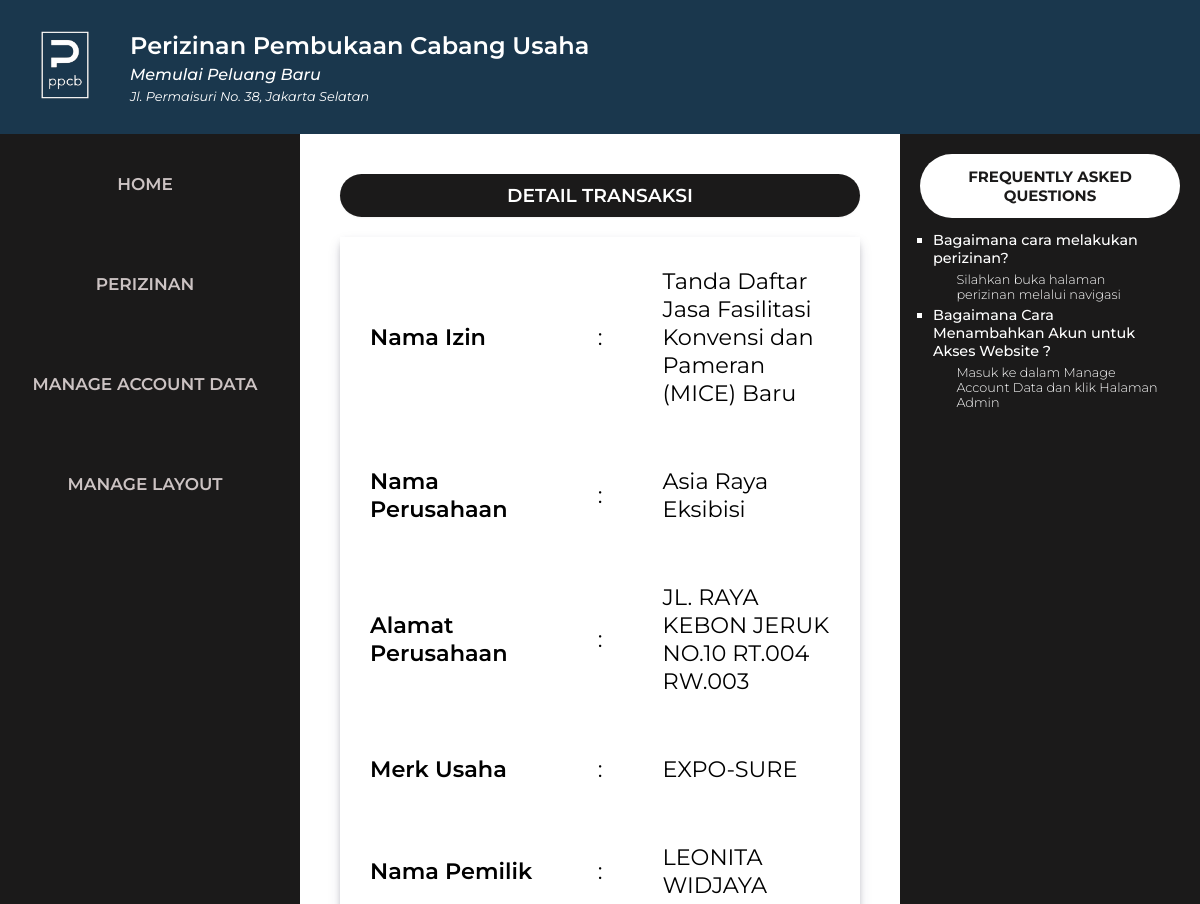
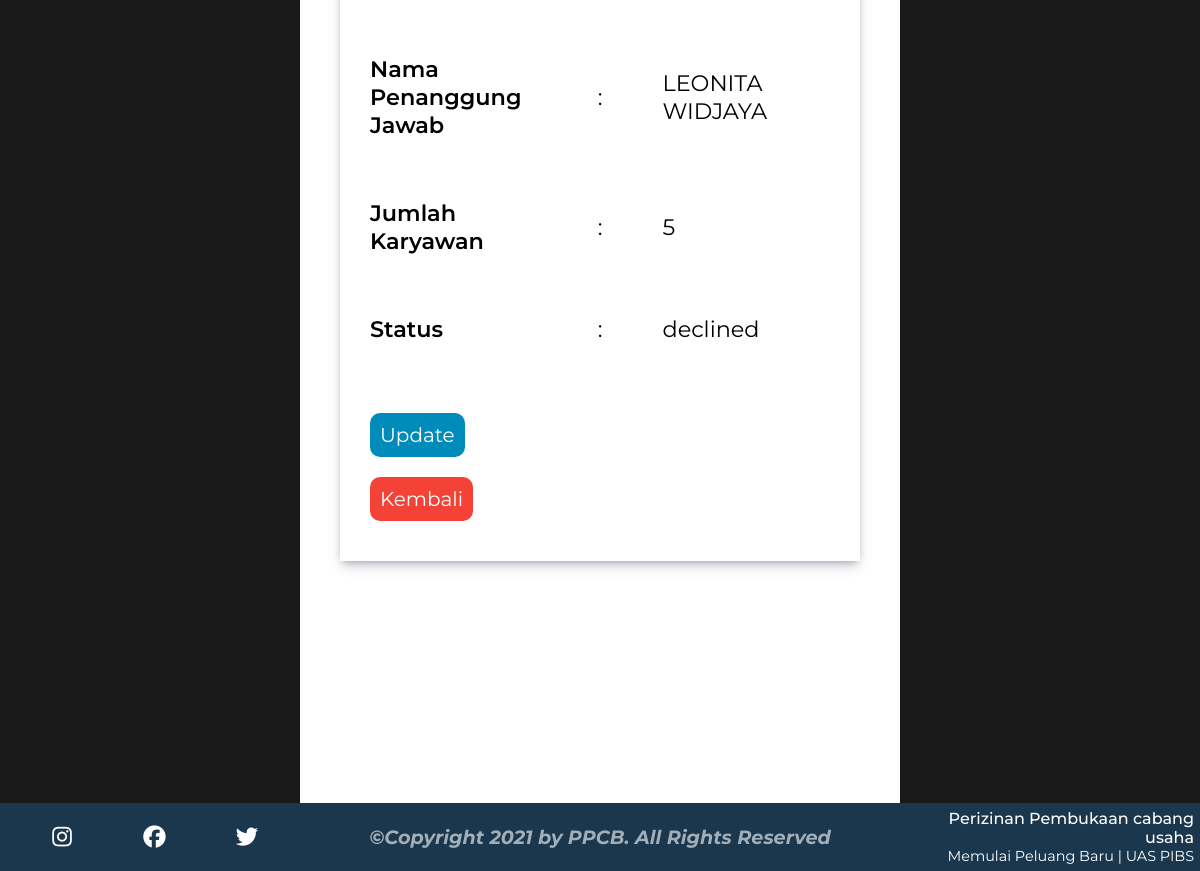
The page /public/transaksi/detail/trn001 (signed in) on the database its author committed (2 pictures, top to bottom).
### tables this page shows
CREATE TABLE `header` (
  `id_header` varchar(20) NOT NULL DEFAULT '',
  `logo` varchar(255) DEFAULT NULL,
  `nama_web` varchar(255) DEFAULT NULL,
  `sub_text` varchar(255) DEFAULT NULL,
  `alamat` varchar(255) DEFAULT NULL
);

CREATE TABLE `navigasi` (
  `id_nav` varchar(11) NOT NULL DEFAULT '',
  `nav_main` varchar(255) DEFAULT NULL,
  `nav_link` varchar(255) DEFAULT NULL
);

CREATE TABLE `transaksi` (
  `id_transaksi` varchar(20) NOT NULL DEFAULT '',
  `nama_izin` varchar(255) DEFAULT NULL,
  `alamat_perusahaan` varchar(255) DEFAULT NULL,
  `merk_usaha` varchar(255) DEFAULT NULL,
  `nama_pemilik` varchar(255) DEFAULT NULL,
  `nama_penanggung_jawab` varchar(255) DEFAULT NULL,
  `jumlah_karyawan` int(5) DEFAULT NULL,
  `id_status` varchar(255) DEFAULT NULL,
  `id_perusahaan` varchar(255) DEFAULT NULL
);

CREATE TABLE `perusahaan` (
  `id_perusahaan` varchar(20) NOT NULL DEFAULT '',
  `nama_perusahaan` varchar(255) DEFAULT NULL
);

CREATE TABLE `status` (
  `id_status` varchar(20) NOT NULL DEFAULT '',
  `approval` varchar(255) DEFAULT NULL
);

CREATE TABLE `aside` (
  `id_aside` varchar(20) NOT NULL DEFAULT '',
  `aside_faq` varchar(255) DEFAULT NULL,
  `faq_answer` varchar(255) DEFAULT NULL
);

CREATE TABLE `footer` (
  `id_footer` varchar(20) NOT NULL DEFAULT '',
  `copyright` varchar(255) DEFAULT NULL,
  `facebook` varchar(255) DEFAULT NULL,
  `instagram` varchar(255) DEFAULT NULL,
  `twitter` varchar(255) DEFAULT NULL,
  `nama_web` varchar(255) DEFAULT NULL,
  `slogan` varchar(255) DEFAULT NULL,
  `keterangan` varchar(255) DEFAULT NULL
);

### app/core/Controller.php (called while the page is built, shortened)
<?php
class Controller
{
    public function view($view, $data = [])
    {
        require_once '../app/views/' . $view . '.php';
    }
    public function model($model)
    {
        return new $model;
    }
}

### app/controllers/Transaksi.php (called while the page is built, shortened)
<?php
class Transaksi extends Controller
{
    public function detail($id_transaksi)
    {
        $data['judul'] = 'Detail Transaksi';
        $data['head'] = $this->model('Header_model')->getHeader();
        $data['footer'] = $this->model('Footer_model')->getFooter();
        $data['trns'] = $this->model('Transaksi_model')->getTransaksiById($id_transaksi);
        $data['aside'] = $this->model('Aside_model')->getAside();
        $data['nav'] = $this->model('Navigasi_model')->getNavigasi();
        $data['child'] = $this->model('Navigasi_model')->getChild();
        $this->view('templates/header', $data);
        $this->view('templates/nav', $data);
        $this->view('transaksi/detail', $data);
        $this->view('templates/aside', $data);
        $this->view('templates/footer', $data);
    }
}

### app/core/App.php (called while the page is built, shortened)
<?php
class App
{
    protected $method = 'index';
    protected $params = [];
    public function __construct()
    {
        $url = $this->parseURL();
        if (file_exists('../app/controllers/' . $url[0] . '.php')) {
            unset($url[0]);
        }
        $this->controller = new $this->controller;
        if (isset($url[1])) {
            if (method_exists($this->controller, $url[1])) {
                $this->method = $url[1];
                unset($url[1]);
            }
        }
        if (!empty($url)) {
            $this->params = array_values($url);
        }
        call_user_func_array([$this->controller, $this->method], $this->params);
    }
    public function parseURL()
    {
        if (isset($_GET['url'])) {
            $url = rtrim($_GET['url'], '/');
            $url = filter_var($url, FILTER_SANITIZE_URL);
            $url = explode('/', $url);
            return $url;
        }
    }
}

### public/index.php (called while the page is built, shortened)
<?php
$app = new App;

### app/core/Database.php (called while the page is built, shortened)
<?php
class Database
{
    private $host = DB_HOST;
    private $user = DB_USER;
    private $pass = DB_PASS;
    private $db_name = DB_NAME;
    private $dbh;
    private $stmt;
    public function __construct()
    {
        $dsn = 'mysql:host=' . $this->host . ';dbname=' . $this->db_name;;
        $option = [
            PDO::ATTR_PERSISTENT => true,
            PDO::ATTR_ERRMODE => PDO::ERRMODE_EXCEPTION
        ];
        try {
            $this->dbh = new PDO($dsn, $this->user, $this->pass, $option);
        } catch (PDOException $e) {
            die($e->getMessage());
        }
    }
    public function query($query)
    {
        $this->stmt = $this->dbh->prepare($query);
    }
    public function bind($param, $value, $type = null)
    {
        if (is_null($type)) {
            switch (true) {
                default:
                    $type = PDO::PARAM_STR;
            }
        }
        $this->stmt->bindValue($param, $value, $type);
    }
    public function execute()
    {
        $this->stmt->execute();
    }
    public function resultSet()
    {
        $this->execute();
        return $this->stmt->fetchAll(PDO::FETCH_ASSOC);
    }
    public function single()
    {
        $this->execute();
        return $this->stmt->fetch(PDO::FETCH_ASSOC);
    }
}

### app/models/Header_model.php (called while the page is built, shortened)
<?php
class Header_model
{
    private $db;
    public function __construct()
    {
        $this->db = new Database;
    }
    public function getHeader()
    {
        $this->db->query('SELECT * FROM header');
        return $this->db->single();
    }
}

### app/models/Navigasi_model.php (called while the page is built, shortened)
<?php
class Navigasi_model
{
    private $db;
    public function __construct()
    {
        $this->db = new Database;
    }
    public function getNavigasi()
    {
        $this->db->query('SELECT * FROM navigasi');
        return $this->db->resultSet();
    }
    public function getChild()
    {
        $this->db->query('SELECT * FROM navchild');
        return $this->db->resultSet();
    }
}

### app/models/Transaksi_model.php (called while the page is built, shortened)
<?php
class Transaksi_model
{
    private $db;
    public function __construct()
    {
        $this->db = new Database;
    }
    public function getTransaksiById($id_transaksi)
    {
        $this->db->query('select transaksi.*, perusahaan.nama_perusahaan, status.* FROM transaksi INNER JOIN perusahaan on transaksi.id_perusahaan=perusahaan.id_perusahaan INNER JOIN status ON transaksi.id_status=status.id_status where id_transaksi=:id_transaksi');
        $this->db->bind('id_transaksi', $id_transaksi);
        return $this->db->single();
    }
}

### app/models/Aside_model.php (called while the page is built, shortened)
<?php
class Aside_model
{
    private $db;
    public function __construct()
    {
        $this->db = new Database;
    }
    public function getAside()
    {
        $this->db->query('SELECT * FROM aside');
        return $this->db->resultSet();
    }
}

### app/models/Footer_model.php (called while the page is built, shortened)
<?php
class Footer_model
{
    private $db;
    public function __construct()
    {
        $this->db = new Database;
    }
    public function getFooter()
    {
        $this->db->query('SELECT * FROM footer');
        return $this->db->single();
    }
}

### app/views/transaksi/detail.php (the view)
<article>
    <h3 class="headingform"><?= $data['judul'] ?></h3>
    <table class="formdetail">
        <tr>
            <td class="placehold">Nama Izin</td>
            <td>:</td>
            <td><?= $data['trns']['nama_izin']; ?></td>
        <tr>
        <tr>
            <td class="placehold">Nama Perusahaan</td>
            <td>:</td>
            <td><?= $data['trns']['nama_perusahaan']; ?></td>
        </tr>
        <tr>
            <td class="placehold">Alamat Perusahaan</td>
            <td>:</td>
            <td><?= $data['trns']['alamat_perusahaan']; ?></td>
        </tr>
        <tr>
            <td class="placehold">Merk Usaha</td>
            <td>:</td>
            <td><?= $data['trns']['merk_usaha']; ?></td>
        </tr>
        <tr>
            <td class="placehold">Nama Pemilik</td>
            <td>:</td>
            <td><?= $data['trns']['nama_pemilik']; ?></td>
        </tr>
        <tr>
            <td class="placehold">Nama Penanggung Jawab</td>
            <td>:</td>
            <td><?= $data['trns']['nama_penanggung_jawab']; ?></td>
        </tr>
        <tr>
            <td class="placehold">Jumlah Karyawan</td>
            <td>:</td>
            <td><?= $data['trns']['jumlah_karyawan']; ?></td>
        </tr>
        <tr>
            <td class="placehold">Status</td>
            <td>:</td>
            <td><?= $data['trns']['approval']; ?></td>
        </tr>
        <tr>
            <td colspan="3">
                <a href="<?= BASEURL; ?>/transaksi/ubah/<?= $data['trns']['id_transaksi']; ?>"><button class="button_update">Update</button></a>
                <a href="<?= BASEURL; ?>/transaksi/index/"><button class="button_kembali">Kembali</button></a>
            </td>
        </tr>
    </table>
</article>

### app/views/templates/header.php (shortened to what this page needs)
<!DOCTYPE html>
<html lang="en">
<head>
    <link rel="stylesheet" href="<?= BASEURL; ?>/css/d_style.css">
</head>
<body>
    <header>
        <div class="sisikiri">
            <span class="containimg">
                <img id="logowebsite" src="<?= BASEURL; ?>/img/<?= $data['head']['logo']; ?>.png" />
            </span>
            <span class="containheadinfo">
                <div class="namaweb"><?= $data['head']['nama_web']; ?></div>
                <div class="slogan"><?= $data['head']['sub_text']; ?></div>
                <div class="alamat"><?= $data['head']['alamat']; ?></div>
            </span>
        </div>
    </header>

### app/views/templates/nav.php (shortened to what this page needs)
<div>
    <nav>
        <ul>
            <button class="bgnavmain"><a class="navmain" href="<?= BASEURL ?>/<?= $data['nav']['0']['nav_link'] ?>/"><?= $data['nav']['0']['nav_main'] ?></a></button>
            <button class="drpnavmain"><a class="navmain" href="<?= $data['nav']['1']['nav_link'] ?>"><?= $data['nav']['1']['nav_main'] ?></a></button>
            <button class="drpnavmain"><a class="navmain" href="<?= $data['nav']['2']['nav_link'] ?>"><?= $data['nav']['2']['nav_main'] ?></a></button>
            <li class="drpnavmain"><a class="navmain" href="<?= $data['nav']['3']['nav_link'] ?>"><?= $data['nav']['3']['nav_main'] ?></a></li>
        </ul>
    </nav>

### app/views/templates/aside.php
<aside>
    <h4>FREQUENTLY ASKED QUESTIONS</h4>
    <ul class="faq">
        <?php foreach ($data['aside'] as $aside) : ?>
            <li class="pertanyaan"> <?= $aside['aside_faq']; ?>
                <ul class="jawab">
                    <li class="jawaban"><?= $aside['faq_answer']; ?></li>
                </ul>
            </li>
        <?php endforeach ?>
    </ul>
</aside>
</div>

### app/views/templates/footer.php (shortened to what this page needs)
<footer>
    <span class="footerkiri">
        <a class="social" href="<?= $data['footer']['instagram']; ?>"> <i class="fab fa-instagram"></i></a>
        <a class="social" href="<?= $data['footer']['facebook']; ?>"><i class="fab fa-facebook"></i></a>
        <a class="social" href="<?= $data['footer']['twitter']; ?>"><i class="fab fa-twitter"></i></a></i>
    </span>
    <span class="footertengah">
        <h3>&copy;<?= $data['footer']['copyright']; ?></h3>
    </span>
    <span class="footerkanan">
        <div class="footerinfo">
            <div class="info"><?= $data['footer']['nama_web']; ?></div>
            <div class="subtext"><?= $data['footer']['slogan'] ?> | <?= $data['footer']['keterangan'] ?></div>
        </div>
    </span>
</footer>
</body>
</html>

### public/css/d_style.css (style rules this page uses)
* { box-sizing: border-box; font-family: "Montserrat", sans-serif; margin: 0px; padding: 0px; }
.formdetail { box-shadow: rgba(50, 50, 93, 0.25) 0px 6px 12px -2px, rgba(0, 0, 0, 0.3) 0px 3px 7px -3px; border-collapse: collapse; }
.formdetail tr td { padding: 30px; font-size: 1.4rem; margin-top: 10px; }
.placehold { font-weight: 600; }
header { padding: 10px; background-color: #1a374d; width: 100%; display: flex; align-items: center; height: 100%; }
.sisikiri { display: flex; align-items: center; padding: 5px; }
#logowebsite { height: 100px; width: 100px; }
.containheadinfo { height: 100%; display: inline-block; margin-left: 15px; align-items: center; font-weight: 600; color: white; }
.slogan { font-weight: 500; color: white; }
.alamat { font-weight: 400; font-size: 0.8rem; font-style: italic; color: white; }
.containimg { display: inline-block; align-items: center; }
nav { float: left; color: rgb(0, 0, 0); width: 25%; height: 100vh; background-color: #1b1a1a; overflow-y: scroll; text-transform: uppercase; }
.navmain { text-align: center; color: rgb(204, 195, 195); font-weight: 600; text-transform: uppercase; }
.bgnavmain { background-color: #1b1a1a; padding: 30px; display: block; border: none; width: 100%; text-transform: uppercase; }
.drpnavmain { background-color: #1b1a1a; padding: 30px; display: block; border: none; width: 100%; text-transform: uppercase; }
ul { list-style-type: none; padding: 0px; }
a { text-decoration: none; font-size: 17px; color: rgb(0, 0, 0); display: block; }
article { color: rgb(0, 0, 0); float: left; padding: 40px; height: 100vh; width: 50%; background-color: #ffffff; overflow-y: scroll; }
aside { color: rgb(255, 255, 255); text-align: center; float: left; padding: 20px; font-size: 15px; width: 25%; height: 100vh; background-color: #1b1a1a; overflow-y: scroll; }
aside h4 { background-color: white; padding: 5%; color: #1b1a1a; border-radius: 60px; }
.faq { padding: 5%; text-align: left; list-style-type: square; word-break: normal; }
.pertanyaan { font-weight: 500; font-size: 0.9rem; }
.jawab { list-style: none; padding: 2%; padding-left: 10%; font-weight: 300; font-size: 0.8rem; }
footer { display: flex; flex-direction: row; font-size: 1.1rem; padding: 0.5%; bottom: 0; width: 100%; background-color: #1a374d; float: left; align-items: center; }
.social { display: flex; align-items: center; padding: 0; justify-content: center; width: 100%; }
.social i { font-size: 1.4rem; color: white; text-align: center; }
footer .footertengah h3 { opacity: 0.6; font-size: 1.2rem; font-weight: 6=00; font-style: italic; color: black; text-align: center; display: inline-block; color: white; }
.footerkiri { display: flex; width: 25%; height: 100%; float: left; padding: 10px; align-items: center; justify-content: center; color: white; }
.footerkiri a { align-items: center; justify-content: center; color: white; }
.footerkiri a i { transition: 0.3s ease-in-out; }
.footertengah { display: flex; width: 50%; height: 100%; padding: 0.1%; float: left; bottom: 0px; align-items: center; justify-content: center; color: white; }
.footerkanan { display: flex; width: 25%; height: 100%; float: left; align-items: center; justify-content: center; color: white; }
.info { text-align: right; font-size: 1rem; font-weight: 500; }
.subtext { text-align: right; font-size: 0.9rem; font-weight: 400; }
.footerinfo { display: block; }
a { padding: 10px 10px 10px 0px; }
.headingform { padding: 10px; text-transform: uppercase; font-weight: 600; width: 100%; background-color: #1b1a1a; color: white; text-align: center; border-radius: 50px; margin-bottom: 20px; box-shadow: rgba(0, 0, 0, 0.05) 0px 1px 2px 0px; }
.button_update { background-color: #008cba; border: none; color: white; padding: 10px; text-align: center; text-decoration: none; display: inline-block; font-size: 20px; cursor: pointer; border-radius: 10px; }
.button_kembali { background-color: #f44336; border: none; color: white; padding: 10px; text-align: center; text-decoration: none; display: inline-block; font-size: 20px; cursor: pointer; border-radius: 10px; }
.namaweb { font-weight: 600; font-size: 1.5rem; margin-bottom: 5px; }
.slogan { font-style: italic; font-weight: 500; margin-bottom: 5px; }
header { display: flex; align-items: center; }

### rows shown on the page
header: logo (picture), nama_web "Perizinan Pembukaan Cabang Usaha", sub_text "Memulai Peluang Baru", alamat "Jl. Permaisuri No. 38, Jakarta Selatan"
navigasi: nav_main "HOME"
navigasi: nav_main "PERIZINAN"
navigasi: nav_main "MANAGE ACCOUNT DATA"
navigasi: nav_main "MANAGE LAYOUT"
transaksi: nama_izin "Tanda Daftar Jasa Fasilitasi Konvensi dan Pameran (MICE) Baru", id_perusahaan.nama_perusahaan "Asia Raya Eksibisi", alamat_perusahaan "JL. RAYA KEBON JERUK NO.10 RT.004 RW.003", merk_usaha "EXPO-SURE", nama_pemilik "LEONITA WIDJAYA", nama_penanggung_jawab "LEONITA WIDJAYA", jumlah_karyawan "5", id_status.approval "declined"
aside: aside_faq "Bagaimana cara melakukan perizinan?", faq_answer "Silahkan buka halaman perizinan melalui navigasi"
aside: aside_faq "Bagaimana Cara Menambahkan Akun untuk Akses Website ?", faq_answer "Masuk ke dalam Manage Account Data dan klik Halaman Admin"
footer: copyright "Copyright 2021 by PPCB. All Rights Reserved", nama_web "Perizinan Pembukaan cabang usaha", slogan "Memulai Peluang Baru", keterangan "UAS PIBS"

### other values the page prints
$data['judul'] "DETAIL TRANSAKSI"
